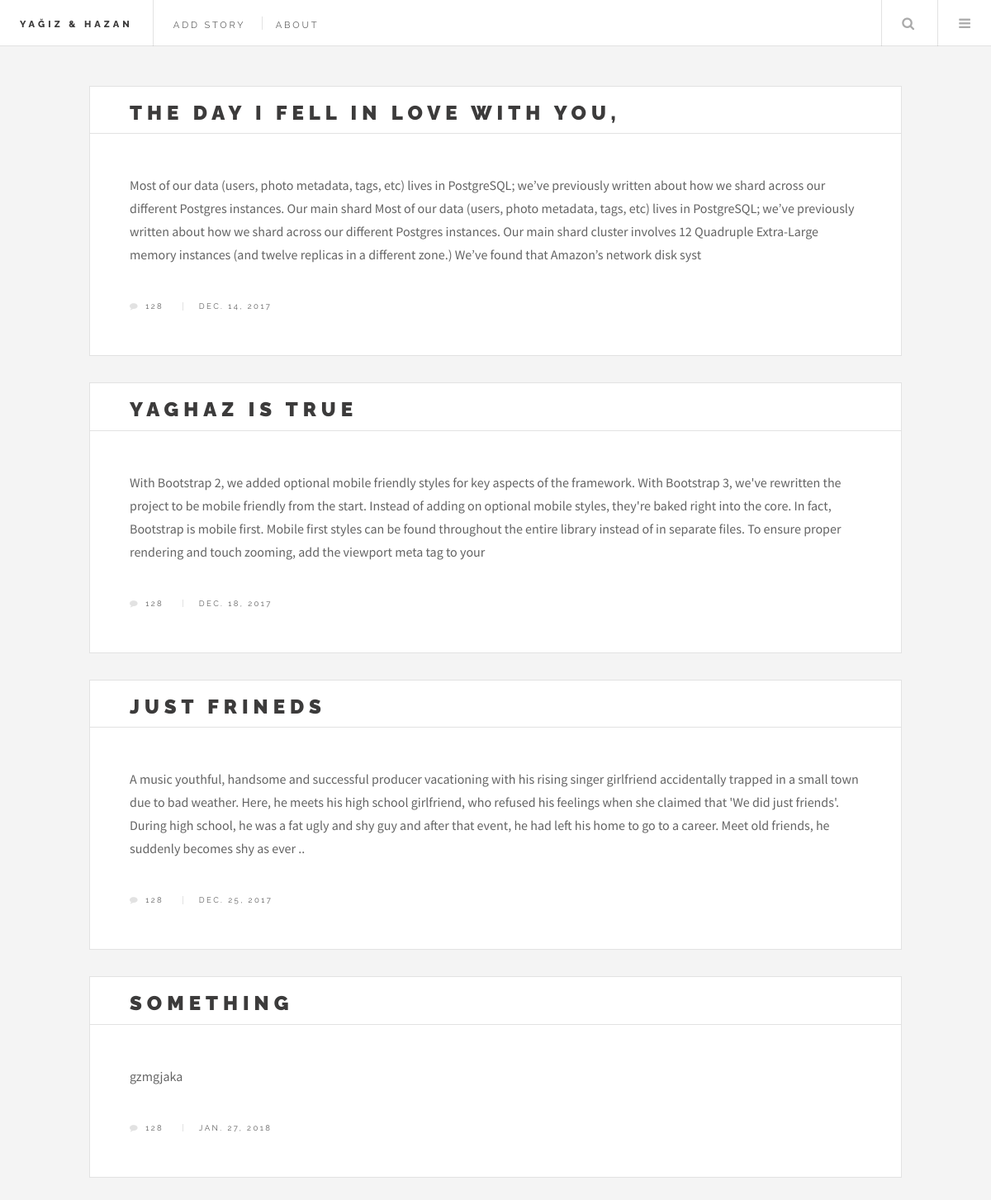
The page /user/ (signed in) on the database its author committed.
### egamen/models.py (models this page shows, shortened)
class Story(models.Model):
    Lang =(
        ("AF", "Afrikanns"),
        ("SQ", "Albanian"),
        ("AR", "Arabic"),
        ("HY", "Armenian"),
        ("EU", "Basque"),
        ("BN", "Bengali"),
        ("BG", "Bulgarian"),
        ("CA", "Catalan"),
        ("KM", "Cambodian"),
        ("ZH", "Chinese(Mandarin)"),
        ("HR", "Croation"),
        ("CS", "Czech"),
        ("DA", "Danish"),
        ("NL", "Dutch"),
        ("EN", "English"),
        ("ET", "Estonian"),
        ("FJ", "Fiji"),
        ("FI", "Finnish"),
        ("FR", "French"),
        ("KA", "Georgian"),
        ("DE", "German"),
        ("EL", "Greek"),
        ("GU", "Gujarati"),
        ("HE", "Hebrew"),
        ("HI", "Hindi"),
        ("HU", "Hungarian"),
        ("IS", "Icelandic"),
        ("ID", "Indonesian"),
        ("GA", "Irish"),
        ("IT", "Italian"),
        ("JA", "Japanese"),
        ("JW", "Javanese"),
        ("KO", "Korean"),
        ("LA", "Latin"),
        ("LV", "Latvian"),
        ("LT", "Lithuanian"),
        ("MK", "Macedonian"),
        ("MS", "Malay"),
        ("ML", "Malayalam"),
        ("MT", "Maltese"),
        ("MI", "Maori"),
        ("MR", "Marathi"),
        ("MN", "Mongolian"),
        ("NE", "Nepali"),
        ("NO", "Norwegian"),
        ("FA", "Persian"),
        ("PL", "Polish"),
        ("PT", "Portuguese"),
        ("PA", "Punjabi"),
        ("QU", "Quechua"),
        ("RO", "Romanian"),
        ("RU", "Russian"),
        ("SM", "Samoan"),
        ("SR", "Serbian"),
        ("SK", "Slovak"),
        ("SL", "Slovenian"),
        ("ES", "Spanish"),
        ("SW", "Swahili"),
        ("SV", "Swedish"),
        ("TA", "Tamil"),
        ("TT", "Tatar"),
        ("TE", "Telugu"),
        ("TH", "Thai"),
        ("BO", "Tibetan"),
        ("TO", "Tonga"),
        ("TR", "Turkish"),
        ("UK", "Ukranian"),
        ("UR", "Urdu"),
        ("UZ", "Uzbek"),
        ("VI", "Vietnamese"),
        ("CY", "Welsh"),
        ("XH", "Xhosa"),
    )
    title = models.CharField(max_length=100, null=False)
    author = models.ForeignKey(User, on_delete=models.CASCADE)
    summary = models.TextField(max_length=500, null= False)
    pub_date = models.DateField(auto_now_add=True, blank=False, null=False)
    update_time = models.DateField(null=True)
    has_chapter = models.BooleanField(default=False, editable=False)
    language = models.CharField(choices=Lang, default=Lang[2], max_length=3)
    story_cover = models.FileField()

### egamen/views.py (the view)
# urls.py: url(r'^user/$', views.user_profile, name='profile'),
@login_required(login_url='egamen:login')
def user_profile(request):
    user = request.user
    stories = Story.objects.filter(author=user)
    return render(request, 'user_profile.html', {'stories': stories})

### templates/user_profile.html (shortened to what this page needs)
{% extends 'base.html' %}
{% block content %}
{% load static %}
<div id="main">
    {% if stories %}
    {% for story in stories %}
    <article class="post">
        <header>
            <div class="title">
                <h2><a href="{% url 'egamen:edit_story' story.id%}">{{story.title}} </a></h2>
            </div>
        </header>
        <p>{{story.summary}}</p>
        <footer>
            <ul class="stats">
                <li><a href="#" class="icon fa-comment">128</a></li>
                <li>
                    <time class="published" datetime="2015-11-01">{{story.pub_date}}</time>
                </li>
            </ul>
        </footer>
    </article>
    {%endfor%}
    {%endif%}
</div>
{% endblock %}

### static/assets/css/main.css (style rules this page uses)
html, body, div, span, applet, object, iframe, h1, h2, h3, h4, h5, h6, p, blockquote, pre, a, abbr, acronym, address, big, cite, code, del, dfn, em, img, ins, kbd, q, s, samp, small, strike, strong, sub, sup, tt, var, b, u, i, center, dl, dt, dd, ol, ul, li, fieldset, form, label, legend, table, caption, tbody, tfoot, thead, tr, th, td, article, aside, canvas, details, embed, figure, figcaption, footer, header, hgroup, menu, nav, output, ruby, section, summary, time, mark, audio, video { margin: 0; padding: 0; border: 0; font-size: 100%; font: inherit; vertical-align: baseline; }
article, aside, details, figcaption, figure, footer, header, hgroup, menu, nav, section { display: block; }
body { line-height: 1; }
ol, ul { list-style: none; }
body { -webkit-text-size-adjust: none; }
*, *:before, *:after { -moz-box-sizing: border-box; -webkit-box-sizing: border-box; box-sizing: border-box; }
body { -ms-overflow-style: scrollbar; }
body { background: #f4f4f4; }
body, input, select, textarea { color: #646464; font-family: "Source Sans Pro", Helvetica, sans-serif; font-size: 14pt; font-weight: 400; line-height: 1.75; }
@media screen and (max-width: 1680px) { body, input, select, textarea { font-size: 12pt; } }
@media screen and (max-width: 1280px) { body, input, select, textarea { font-size: 12pt; } }
a { -moz-transition: color 0.2s ease, border-bottom-color 0.2s ease; -webkit-transition: color 0.2s ease, border-bottom-color 0.2s ease; -ms-transition: color 0.2s ease, border-bottom-color 0.2s ease; transition: color 0.2s ease, border-bottom-color 0.2s ease; border-bottom: dotted 1px rgba(160, 160, 160, 0.65); color: inherit; text-decoration: none; }
a:before { -moz-transition: color 0.2s ease; -webkit-transition: color 0.2s ease; -ms-transition: color 0.2s ease; transition: color 0.2s ease; }
p { margin: 0 0 2em 0; }
h1, h2, h3, h4, h5, h6 { color: #3c3b3b; font-family: "Raleway", Helvetica, sans-serif; font-weight: 800; letter-spacing: 0.25em; line-height: 1.65; margin: 0 0 1em 0; text-transform: uppercase; }
h1 a, h2 a, h3 a, h4 a, h5 a, h6 a { color: inherit; border-bottom: 0; }
h2 { font-size: 1.1em; }
.icon { text-decoration: none; border-bottom: none; position: relative; }
.icon:before { -moz-osx-font-smoothing: grayscale; -webkit-font-smoothing: antialiased; font-family: FontAwesome; font-style: normal; font-weight: normal; text-transform: none !important; }
ul { list-style: disc; margin: 0 0 2em 0; padding-left: 1em; }
ul li { padding-left: 0.5em; }
.post { padding: 3em 3em 1em 3em ; background: #ffffff; border: solid 1px rgba(160, 160, 160, 0.3); margin: 0 0 2em 0; position: relative; }
.post > header { display: -moz-flex; display: -webkit-flex; display: -ms-flex; display: flex; border-bottom: solid 1px rgba(160, 160, 160, 0.3); left: -3em; margin: -3em 0 3em 0; position: relative; width: calc(100% + 6em); }
.post > header .title { -moz-flex-grow: 1; -webkit-flex-grow: 1; -ms-flex-grow: 1; flex-grow: 1; -ms-flex: 1; padding: 0.75em 3em 0.3em 3em; }
.post > header .title h2 { font-weight: 900; font-size: 1.5em; }
.post > header .title > :last-child { margin-bottom: 0; }
.post > footer { display: -moz-flex; display: -webkit-flex; display: -ms-flex; display: flex; -moz-align-items: center; -webkit-align-items: center; -ms-align-items: center; align-items: center; }
.post > footer .stats { cursor: default; list-style: none; padding: 0; }
.post > footer .stats li { border-left: solid 1px rgba(160, 160, 160, 0.3); display: inline-block; font-family: "Raleway", Helvetica, sans-serif; font-size: 0.6em; font-weight: 400; letter-spacing: 0.25em; line-height: 1; margin: 0 0 0 2em; padding: 0 0 0 2em; text-transform: uppercase; }
.post > footer .stats li:first-child { border-left: 0; margin-left: 0; padding-left: 0; }
.post > footer .stats li .icon { border-bottom: 0; }
.post > footer .stats li .icon:before { color: rgba(160, 160, 160, 0.3); margin-right: 0.75em; }
body { padding-top: 3.5em; }
#main { -moz-flex-grow: 1; -webkit-flex-grow: 1; -ms-flex-grow: 1; flex-grow: 1; -ms-flex: 1; width: 100%; }

### rows shown on the page
Story: title "THE DAY I FELL IN LOVE WITH YOU,", summary "Most of our data (users, photo metadata, tags, etc) lives in PostgreSQL; we’ve previously written about how we shard across our different Postgres instances. Our main shard Most of our data (users, photo metadata, tags, etc) lives in PostgreSQL; we’ve previously written about how we shard across our different Postgres instances. Our main shard cluster involves 12 Quadruple Extra-Large memory instances (and twelve replicas in a different zone.) We’ve found that Amazon’s network disk syst", pub_date "DEC. 14, 2017"
Story: title "YAGHAZ IS TRUE", summary "With Bootstrap 2, we added optional mobile friendly styles for key aspects of the framework. With Bootstrap 3, we've rewritten the project to be mobile friendly from the start. Instead of adding on optional mobile styles, they're baked right into the core. In fact, Bootstrap is mobile first. Mobile first styles can be found throughout the entire library instead of in separate files. To ensure proper rendering and touch zooming, add the viewport meta tag to your", pub_date "DEC. 18, 2017"
Story: title "JUST FRINEDS", summary "A music youthful, handsome and successful producer vacationing with his rising singer girlfriend accidentally trapped in a small town due to bad weather. Here, he meets his high school girlfriend, who refused his feelings when she claimed that 'We did just friends'. During high school, he was a fat ugly and shy guy and after that event, he had left his home to go to a career. Meet old friends, he suddenly becomes shy as ever ..", pub_date "DEC. 25, 2017"
Story: title "SOMETHING", summary "gzmgjaka", pub_date "JAN. 27, 2018"
